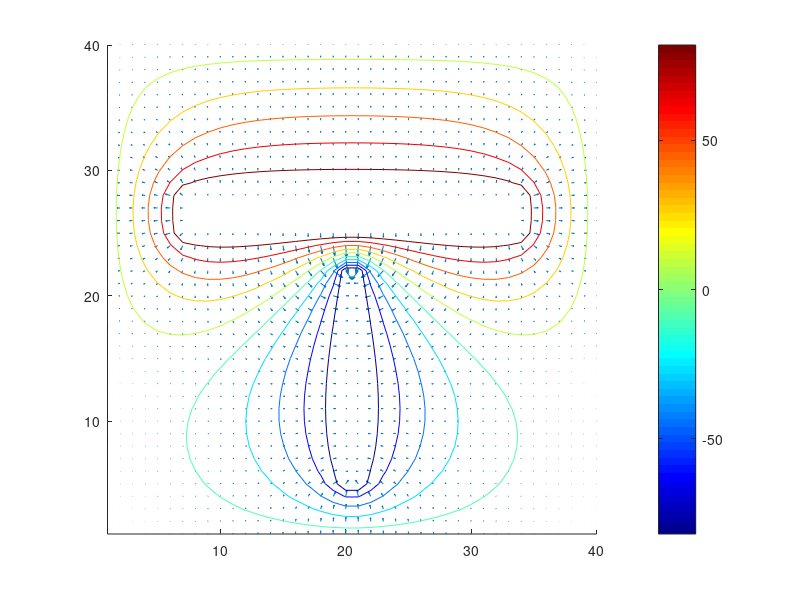

Write the MATLAB code that produced this figure.
% Resolution equation de Laplace
%
clear
close all
clc

%% Q1

%% Dimensions / maillage
dx=1; % cm
dy=1; % cm
Nx = 40; % augmente la taille -> plus de calculs et on voit bien que le champs de potentiels s etend un peu plus
Ny = 40; % donc la fenêtre d observation à son importance sur la simulation


%% Potentiels / sources
v0 = 0; % condition aux limites (en V)
v1 = 100; % conducteur 1
v2 = -100; % conducteur 2

% Initialisation la matrice de calcul
V = zeros(Nx,Ny); % mettre toute la matrice a zero

% Conditions aux limites (Pour les cas où par exemple on a pas v0=0 sur l armature)
for j=1:Ny
    V(1,j)=v0;
    V(Nx,j)=v0;
end
for i=1:Nx
    V(i,1)=v0;
    V(i,Ny)=v0;
end

% Potentiels conducteur 1
%for i=8:35
%    for j=25;29
%        V(i,j)=v1;
%    end
%end

% Au lieu d une boucle, on peut passer les indices en vecteurs

i=7:34; % Colonnes
j=25:28; % Lignes
V(i,j)=100; % Met à +100V

% Potentiels conducteur 2

i=20:21;
j=5:22;
V(i,j)=-100;

% Figure
%figure;
%pcolor(V);
%colormap jet;

%% Q2

% Equation de calcul
%i=1;j=1;
%V(i,j)=...
%for i=2:Nx-1 % Pas besoin d aller calculer sur les bords
%    for j=2:Ny-1
%        V(i,j)=0.25*(V(i-1,j)+V(i+1,j)+V(i,j+1)+V(i,j-1));
%    end
%end
% Problème avec la boucle car on calcul de gauche a droites
% et on prend en compte nos calcul en amonts pour ceux en avals -> créer une dissymétrie donc on fait en vectoriel

i=2:Nx-1;
j=2:Ny-1;
V(i,j)=0.25*(V(i-1,j)+V(i+1,j)+V(i,j+1)+V(i,j-1));

% On a modifié les valeurs dans les conducteurs or on ne s interresse pas aux valeurs
%dedans et même le resultat obtenu sera faux car on modifie le potentiel dans le conducteur

i=7:34;j=25:28;
V(i,j)=100;
i=20:21;j=5:22;
V(i,j)=-100;

% Boucle pour observer la diffusion des potentiels
Vth=10;
compteur=0;

while Vth>0.01
    V_mem=V;
    i=2:Nx-1;
    j=2:Ny-1;
    V(i,j)=0.25*(V(i-1,j)+V(i+1,j)+V(i,j+1)+V(i,j-1));
    i=7:34;j=25:28;
    V(i,j)=100;
    i=20:21;j=5:22;
    V(i,j)=-100;
    Vth=max(max(abs(V_mem-V)));
    compteur+=1;
end
Valcompteur = compteur

[Ex, Ey] = gradient(V');


% Figure
figure;
%pcolor(V');
hold on;
quiver(-Ex,-Ey);
contour(V');
colormap jet;
colorbar;
axis equal;


